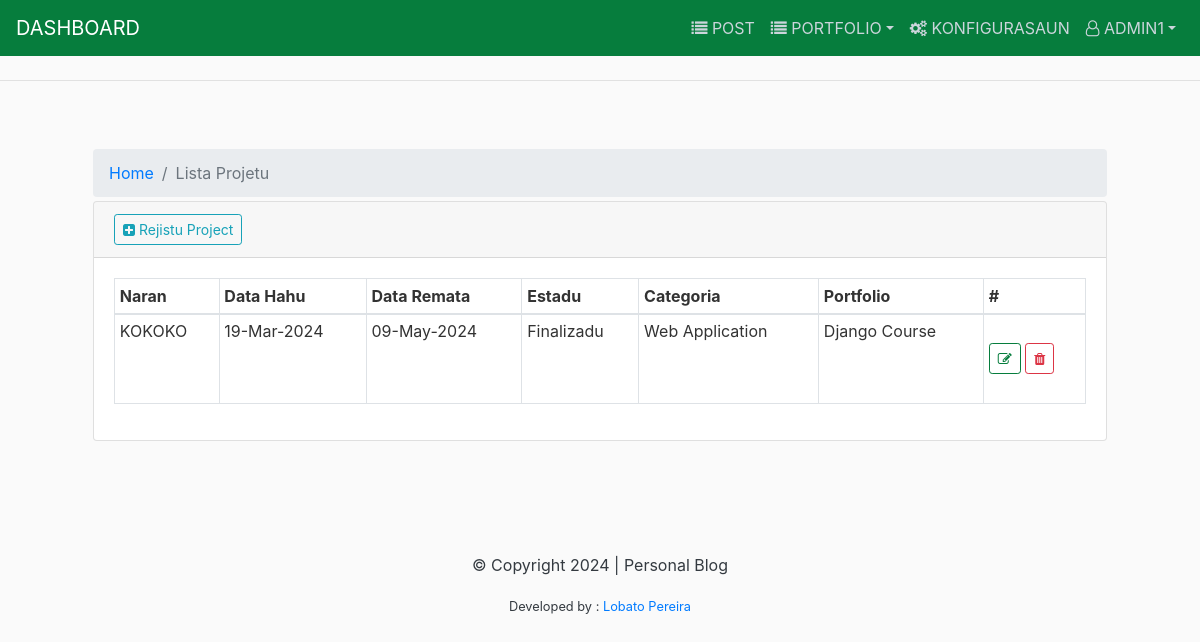
Before: /administrador/admin-project/ (signed in) with the older database file.
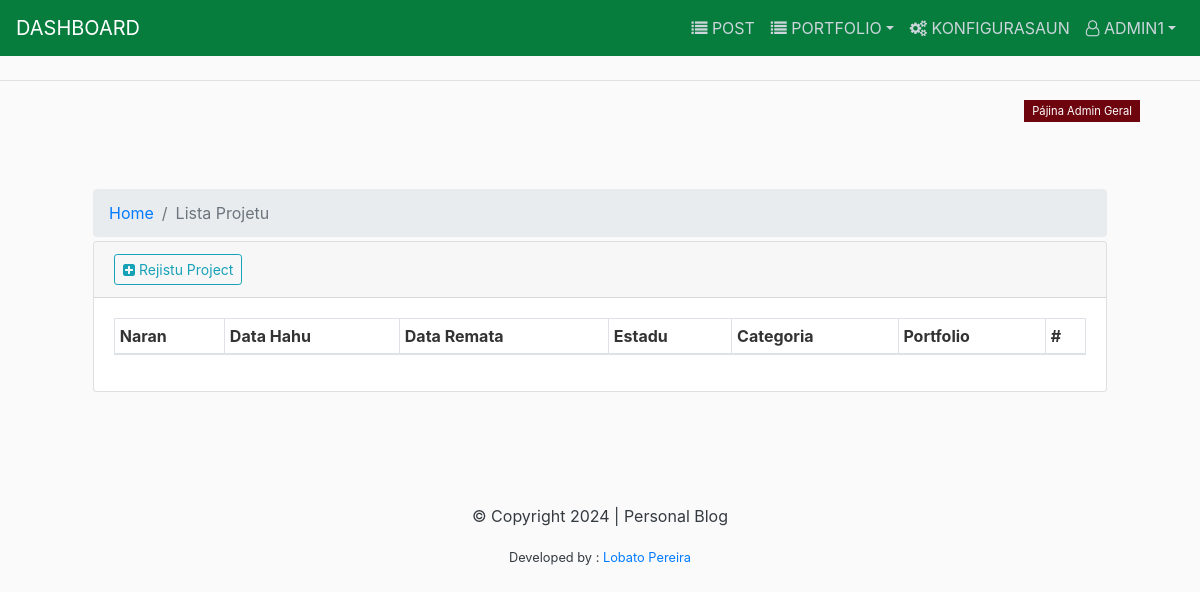
After: the same page with the newer database file.
### main/models.py (models this page shows, shortened)
class Project(models.Model):
	portfolio = models.OneToOneField(Portfolio,on_delete=models.CASCADE,related_name='project',null=True,blank=True)
	cat = models.ForeignKey(Categoria,on_delete=models.CASCADE)
	naran = models.CharField(max_length=100)
	data_hahu = models.DateField()
	data_remata = models.DateField()
	status = models.CharField(choices=[('Inisiu','Inisiu'),('Prosesu Hela','Prosesu Hela'),('Finalizadu','Finalizadu')],max_length=20,default='Inisiu')

class Categoria(models.Model):
	naran = models.CharField(max_length=30)

class Portfolio(models.Model):
	titulu = models.CharField(max_length=50)
	deskrisaun = models.CharField(max_length=225)
	imajen = models.ImageField(upload_to='portfolio',null=True,blank=True)
	status = models.BooleanField(default=False)
	enderesu_url = models.CharField(max_length=100,null=True,blank=True)

### main/views/admin_views.py (the view)
# urls.py: path('admin-project/', AdminProject, name='admin-project'),
@login_required
def AdminProject(request):
	objects = Project.objects.all()
	context = {
		'objects':objects,
		'title':"Lista Projetu",
		'page':"lista_projetu",
	}
	return render(request,'adminpage/project.html',context)

### main/templates/adminpage/project.html (shortened to what this page needs)
{% extends "adminpage/admin_base.html" %}
{% block content %}
<div class="container mt-3 p-5">
    <header>
        <ol class="breadcrumb mb-1 mt-1">
          <li class="breadcrumb-item"><a href="{% url 'IndexAdmin' %}">Home</a></li>
          <li class="breadcrumb-item active" aria-current="page">{{title}}</li>
        </ol>
    </header>
    <div class="card">
        <div class="card-header">
            <a href="{% url 'admin-project-add' %}" class="btn btn-sm btn-outline-info"><i class="fa fa-plus-square"></i> Rejistu Project</a>
        </div>
        <div class="card-body">
            <table id="dataTable" class="table table-bordered table-sm">
                <thead>
                <tr>
                    <th>Naran</th>
                    <th>Data Hahu</th>
                    <th>Data Remata</th>
                    <th>Estadu</th>
                    <th>Categoria</th>
                    <th>Portfolio</th>
                    <th>#</th>
                </tr>
                </thead>
                <tbody>
                {% for data in objects %}
                <tr>
                    <td>{{data.naran|upper}}</td>
                    <td>{{data.data_hahu|date:"d-M-Y"}}</td>
                    <td>{{data.data_remata|date:"d-M-Y"}}</td>
                    <td>{{data.status}}</td>
                    <td>{{data.cat.naran}}</td>
                    <td>{{data.portfolio.titulu}}</td>
                    <td>
                        <a href="{% url 'admin-project-update' data.id %}" class="btn btn-sm btn-outline-success my-4"><i class="fa fa-edit"></i></a>
                        <a href="#" data-toggle="modal" data-target="#delete-{{ data.id }}" class="btn btn-sm btn-outline-danger my-4"><i class="fa fa-trash"></i></a>
                    </td>
                </tr>
                {% endfor %}
                </tbody>
            </table>
        </div>
    </div>
</div>
{% endblock %}
{% block scripts %}
{% include 'custom_datatables.html' %}
{% endblock %}

Changed rows visible on the page:
removed Project: naran "KOKOKO", data_hahu "19-Mar-2024", data_remata "09-May-2024", status "Finalizadu", cat.naran "Web Application", portfolio.titulu "Django Course"
Other visible differences:
text now shown: "Pájina Admin Geral"
